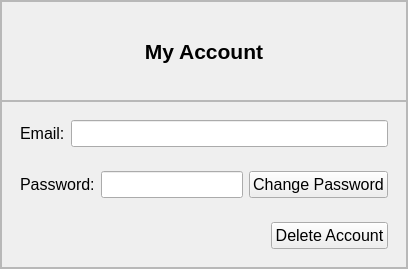
               <widget class="QWidget" name="Account">
                <layout class="QVBoxLayout" name="verticalLayout_7">
                 <property name="spacing">
                  <number>0</number>
                 </property>
                 <property name="leftMargin">
                  <number>0</number>
                 </property>
                 <property name="topMargin">
                  <number>0</number>
                 </property>
                 <property name="rightMargin">
                  <number>0</number>
                 </property>
                 <property name="bottomMargin">
                  <number>0</number>
                 </property>
                 <item>
                  <widget class="QFrame" name="frame">
                   <property name="frameShape">
                    <enum>QFrame::StyledPanel</enum>
                   </property>
                   <property name="frameShadow">
                    <enum>QFrame::Raised</enum>
                   </property>
                   <layout class="QVBoxLayout" name="verticalLayout_9">
                    <property name="spacing">
                     <number>0</number>
                    </property>
                    <property name="leftMargin">
                     <number>0</number>
                    </property>
                    <property name="topMargin">
                     <number>0</number>
                    </property>
                    <property name="rightMargin">
                     <number>0</number>
                    </property>
                    <property name="bottomMargin">
                     <number>0</number>
                    </property>
                    <item alignment="Qt::AlignTop">
                     <widget class="QFrame" name="frame_5">
                      <property name="minimumSize">
                       <size>
                        <width>0</width>
                        <height>100</height>
                       </size>
                      </property>
                      <property name="frameShape">
                       <enum>QFrame::StyledPanel</enum>
                      </property>
                      <property name="frameShadow">
                       <enum>QFrame::Raised</enum>
                      </property>
                      <layout class="QVBoxLayout" name="verticalLayout_10">
                       <item>
                        <widget class="QLabel" name="label_3">
                         <property name="font">
                          <font>
                           <pointsize>16</pointsize>
                           <weight>75</weight>
                           <bold>true</bold>
                          </font>
                         </property>
                         <property name="text">
                          <string>My Account</string>
                         </property>
                         <property name="alignment">
                          <set>Qt::AlignCenter</set>
                         </property>
                        </widget>
                       </item>
                      </layout>
                     </widget>
                    </item>
                    <item>
                     <widget class="QFrame" name="frame_3">
                      <property name="sizePolicy">
                       <sizepolicy hsizetype="Preferred" vsizetype="Expanding">
                        <horstretch>0</horstretch>
                        <verstretch>0</verstretch>
                       </sizepolicy>
                      </property>
                      <property name="frameShape">
                       <enum>QFrame::StyledPanel</enum>
                      </property>
                      <property name="frameShadow">
                       <enum>QFrame::Raised</enum>
                      </property>
                      <layout class="QVBoxLayout" name="verticalLayout_11">
                       <item alignment="Qt::AlignBottom">
                        <widget class="QWidget" name="widget" native="true">
                         <property name="font">
                          <font>
                           <pointsize>12</pointsize>
                          </font>
                         </property>
                         <layout class="QHBoxLayout" name="horizontalLayout_3">
                          <item>
                           <widget class="QLabel" name="email_acc_lbl">
                            <property name="text">
                             <string>Email:</string>
                            </property>
                           </widget>
                          </item>
                          <item>
                           <widget class="QLineEdit" name="email_acc_text"/>
                          </item>
                         </layout>
                        </widget>
                       </item>
                       <item alignment="Qt::AlignTop">
                        <widget class="QWidget" name="widget_2" native="true">
                         <property name="font">
                          <font>
                           <pointsize>12</pointsize>
                          </font>
                         </property>
                         <layout class="QHBoxLayout" name="horizontalLayout_4">
                          <item>
                           <widget class="QLabel" name="pass_acc_lbl">
                            <property name="text">
                             <string>Password:</string>
                            </property>
                           </widget>
                          </item>
                          <item>
                           <widget class="QLineEdit" name="pass_acc_text"/>
                          </item>
                          <item>
                           <widget class="QPushButton" name="change_pass_btn">
                            <property name="text">
                             <string>Change Password</string>
                            </property>
                           </widget>
                          </item>
                         </layout>
                        </widget>
                       </item>
                       <item alignment="Qt::AlignTop">
                        <widget class="QWidget" name="widget_3" native="true">
                         <property name="font">
                          <font>
                           <pointsize>12</pointsize>
                          </font>
                         </property>
                         <layout class="QVBoxLayout" name="verticalLayout_12">
                          <item alignment="Qt::AlignRight">
                           <widget class="QPushButton" name="delete_acc_button">
                            <property name="text">
                             <string>Delete Account</string>
                            </property>
                           </widget>
                          </item>
                         </layout>
                        </widget>
                       </item>
                      </layout>
                     </widget>
                    </item>
                   </layout>
                  </widget>
                 </item>
                </layout>
               </widget>
